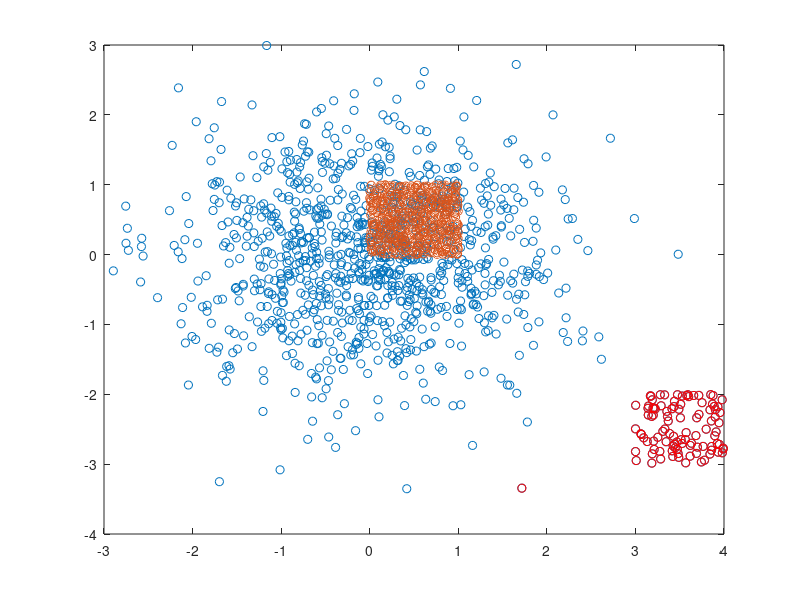

This chart was generated by the following MATLAB code:

%miu=3.5;
%sigma=0.2;
%N=miu+sigma*randn(1000,1)
%hist(N);



%x=datamode(:,1);
%lol=table2array(x);
%xbar=mean(lol);
%S=std(lol);
%z=(lol-xbar)/S
%I1=find(z>3)
%o1=lol(I1)


X1=randn(1000,2)
X2=[3 -3]+rand(100,2)
X=[X1 
    X2];
plot(X(:,1),X(:,2),"o")
theta=0:0.01:2*pi;
x=cos(theta);
y=sin(theta);
V=[x
    y]
P=X*V;
plot(x,y,".")

A=skewness(P)
aux=abs(A)
Ma=max(aux)

I=find(aux==Ma)

XP=P(:,I)
hist(XP)
boxplot(XP)
ri=iqr(XP)
Q3=prctile(XP,75)
L=Q3+1.5*ri
I2=find(XP>L)
plot(X(:,1),X(:,2),"o")
hold on
plot(X(I2,1),X(I2,2),"or")
%%%%%%%%%%%%%%%%%%%%%%%%%%%%%%%


P=rand(1000,3)
plot3(P(:,1),P(:,2),P(:,3),"o")